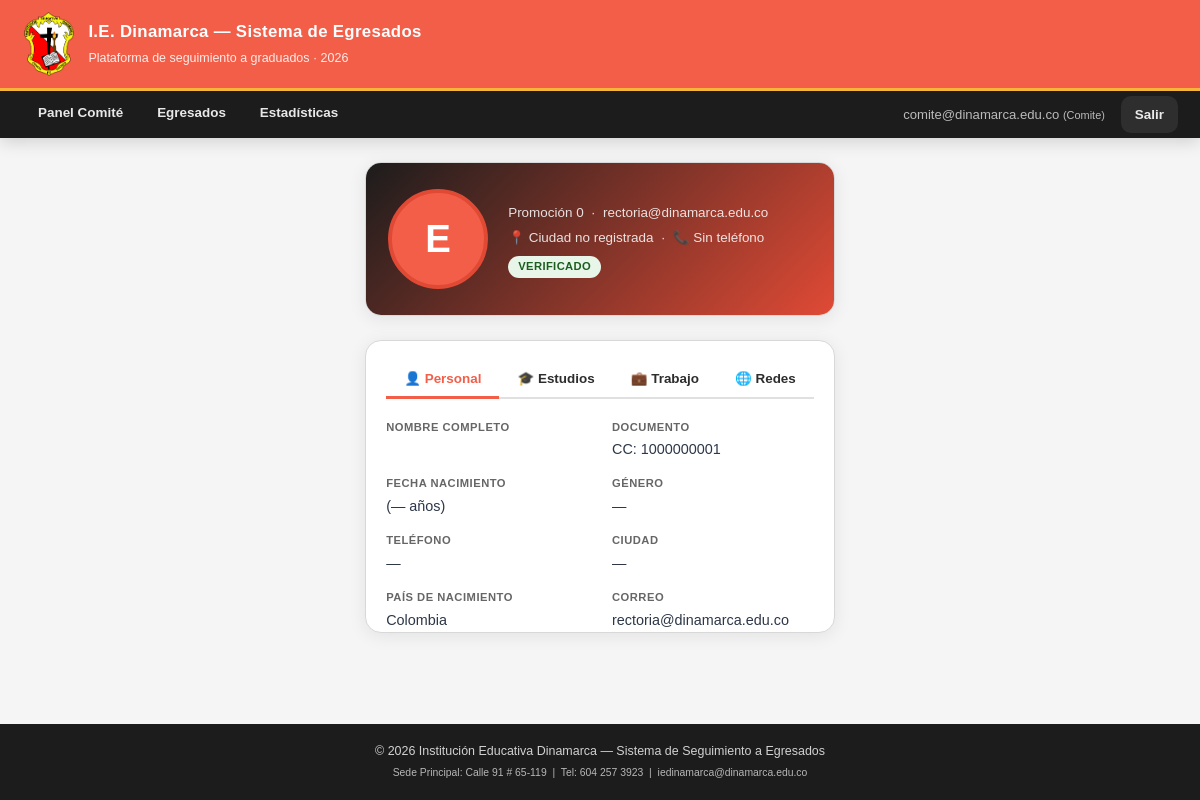
Screenshot of /perfil.php?uid=1 (signed in) with the database file from the repository.
### tables this page shows
CREATE TABLE perfiles (
  id               INT AUTO_INCREMENT PRIMARY KEY,
  usuario_id       INT NOT NULL UNIQUE,
  foto             VARCHAR(255) DEFAULT NULL,
  tipo_documento   ENUM('CC','TI','CE','PA','NIT') DEFAULT 'CC',
  genero           ENUM('Masculino','Femenino','Otro','Prefiero no decir') DEFAULT NULL,
  telefono         VARCHAR(20)  DEFAULT NULL,
  ciudad           VARCHAR(100) DEFAULT NULL,
  pais_nacimiento  VARCHAR(100) DEFAULT 'Colombia',
  direccion        VARCHAR(250) DEFAULT NULL,
  logros           TEXT         DEFAULT NULL,
  updated_at       TIMESTAMP DEFAULT CURRENT_TIMESTAMP ON UPDATE CURRENT_TIMESTAMP,
  FOREIGN KEY (usuario_id) REFERENCES usuarios(id) ON DELETE CASCADE
);

CREATE TABLE usuarios (
  id          INT AUTO_INCREMENT PRIMARY KEY,
  documento   VARCHAR(20)  NOT NULL UNIQUE,
  email       VARCHAR(150) NOT NULL UNIQUE,
  password    VARCHAR(255) NOT NULL,
  rol         ENUM('egresado','comite','rectoria') NOT NULL DEFAULT 'egresado',
  estado      ENUM('pendiente','verificado','destacado','inactivo') NOT NULL DEFAULT 'pendiente',
  created_at  TIMESTAMP DEFAULT CURRENT_TIMESTAMP,
  last_login  TIMESTAMP NULL,
  token_reset VARCHAR(100) NULL,
  token_exp   TIMESTAMP NULL
);

### config/funciones.php (called while the page is built, shortened)
<?php
function limpiar(string $valor): string {
    return htmlspecialchars(trim($valor), ENT_QUOTES, 'UTF-8');
}
function usuarioActual(): array {
    $db = getDB();
    $stmt = $db->prepare("
        SELECT u.*, p.foto, p.genero, p.telefono, p.ciudad,
               eb.nombres, eb.apellidos, eb.anno_graduacion
        FROM usuarios u
        LEFT JOIN perfiles p ON p.usuario_id = u.id
        LEFT JOIN egresados_base eb ON eb.documento = u.documento
        WHERE u.id = ?
    ");
    $stmt->execute([$_SESSION['usuario_id']]);
    return $stmt->fetch() ?: [];
}

### perfil.php (the view, shortened to what this page needs)
<?php
require_once BASE_DIR . 'config/funciones.php';
$db  = getDB();
$uid = (int)$_SESSION['usuario_id'];
$ver_uid    = $uid;
if (in_array($_SESSION['rol'], ['rectoria','comite']) && isset($_GET['uid'])) {
    $ver_uid = (int)$_GET['uid'];
}
$solo_lectura = ($ver_uid !== $uid);
$tab = $_GET['tab'] ?? 'personal';
$stmt = $db->prepare("
    SELECT u.*, p.*,
           eb.nombres, eb.apellidos, eb.anno_graduacion, eb.fecha_nacimiento
    FROM usuarios u
    LEFT JOIN perfiles p        ON p.usuario_id = u.id
    LEFT JOIN egresados_base eb ON eb.documento  = u.documento
    WHERE u.id = ?
");
$stmt->execute([$ver_uid]);
$user = $stmt->fetch();
$edad = !empty($user['fecha_nacimiento']) ? calcularEdad($user['fecha_nacimiento']) : '—';
$nav_activo    = 'perfil';
require_once BASE_DIR . 'includes/header.php';
?>
<main class="eg-main ancho">
  <div class="card mb-3">
    <div class="perfil-cabecera">
      <?php if (!empty($user['foto'])): ?>
        <img src="<?= BASE_URL ?>uploads/fotos/<?= limpiar($user['foto']) ?>" alt="Foto" class="foto-perfil">
      <?php else: ?>
        <div class="foto-placeholder"><?= strtoupper(substr($user['nombres']??'E',0,1)) ?></div>
      <?php endif; ?>
      <div class="info-nombre">
        <p>Promoción <?= (int)$user['anno_graduacion'] ?> &nbsp;·&nbsp; <?= limpiar($user['email']) ?></p>
        <p>📍 <?= limpiar($user['ciudad'] ?: 'Ciudad no registrada') ?> &nbsp;·&nbsp; 📞 <?= limpiar($user['telefono'] ?: 'Sin teléfono') ?></p>
        <span class="badge badge-<?= $user['estado'] ?>"><?= ucfirst($user['estado']) ?></span>
      </div>
    </div>
  </div>
  <div class="card">
    <div class="card-body" style="padding-bottom:0">
      <div class="tabs" data-tabs>
        <button class="tab-btn <?= $tab==='personal' ?'activo':'' ?>" data-tab="tab-personal">👤 Personal</button>
        <button class="tab-btn <?= $tab==='estudio'  ?'activo':'' ?>" data-tab="tab-estudio">🎓 Estudios</button>
        <button class="tab-btn <?= $tab==='trabajo'  ?'activo':'' ?>" data-tab="tab-trabajo">💼 Trabajo</button>
        <button class="tab-btn <?= $tab==='redes'    ?'activo':'' ?>" data-tab="tab-redes">🌐 Redes</button>
      </div>
      <div id="tab-personal" class="tab-panel <?= $tab==='personal'?'activo':'' ?>">
        <?php if (!$solo_lectura): ?>
        <form method="POST" action="" enctype="multipart/form-data">
          <input type="hidden" name="csrf_token" value="<?= csrfToken() ?>">
          <input type="hidden" name="accion"     value="personal">
          <p class="seccion-titulo">Foto de Perfil</p>
          <div class="form-grupo">
            <label class="upload-zona" for="foto-input">
              <input type="file" id="foto-input" name="foto" accept="image/jpeg,image/png,image/webp">
              📷 Haz clic para seleccionar foto (JPG, PNG, WEBP · máx. 3 MB)
              <?php if (!empty($user['foto'])): ?><br><small class="texto-azul">Foto actual cargada ✔</small><?php endif; ?>
            </label>
          </div>
          <p class="seccion-titulo">Datos Básicos</p>
          <div class="form-fila">
            <div class="form-grupo"><label>Nombres</label><input class="form-control readonly" value="<?= limpiar($user['nombres']) ?>" readonly></div>
            <div class="form-grupo"><label>Apellidos</label><input class="form-control readonly" value="<?= limpiar($user['apellidos']) ?>" readonly></div>
          </div>
          <div class="form-fila">
            <div class="form-grupo">
              <label>Tipo documento</label>
              <select name="tipo_documento" class="form-control">
                <?php foreach(['CC','TI','CE','PA','NIT'] as $td): ?>
                  <option value="<?=$td?>" <?= ($user['tipo_documento']??'')===$td?'selected':'' ?>><?=$td?></option>
                <?php endforeach; ?>
              </select>
            </div>
            <div class="form-grupo"><label>Número de documento</label><input class="form-control readonly" value="<?= limpiar($user['documento']) ?>" readonly></div>
          </div>
          <div class="form-fila">
            <div class="form-grupo"><label>Fecha de nacimiento</label><input class="form-control readonly" value="<?= $user['fecha_nacimiento'] ?>" readonly></div>
            <div class="form-grupo"><label>Edad calculada</label><input class="form-control readonly" value="<?= $edad ?> años" readonly></div>
          </div>
          <div class="form-fila">
            <div class="form-grupo">
              <label>Género</label>
              <select name="genero" class="form-control">
                <option value="">— Seleccione —</option>
                <?php foreach(['Masculino','Femenino','Otro','Prefiero no decir'] as $g): ?>
                  <option value="<?=$g?>" <?= ($user['genero']??'')===$g?'selected':'' ?>><?=$g?></option>
                <?php endforeach; ?>
              </select>
            </div>
            <div class="form-grupo"><label>Teléfono</label><input type="tel" name="telefono" class="form-control" value="<?= limpiar($user['telefono']??'') ?>" placeholder="300 000 0000"></div>
          </div>
          <div class="form-fila">
            <div class="form-grupo"><label>Ciudad de residencia</label><input type="text" name="ciudad" class="form-control" value="<?= limpiar($user['ciudad']??'') ?>" placeholder="Medellín"></div>
            <div class="form-grupo"><label>País de nacimiento</label><input type="text" name="pais_nacimiento" class="form-control" value="<?= limpiar($user['pais_nacimiento']??'Colombia') ?>"></div>
          </div>
          <div class="form-grupo"><label>Dirección</label><input type="text" name="direccion" class="form-control" value="<?= limpiar($user['direccion']??'') ?>" placeholder="Calle, número, barrio"></div>
          <p class="seccion-titulo">Logros Importantes</p>
          <div class="form-grupo">
            <label>Logros, reconocimientos o méritos destacados</label>
            <textarea name="logros" class="form-control" rows="4" placeholder="Describe tus logros más importantes después del colegio..."><?= limpiar($user['logros']??'') ?></textarea>
          </div>
          <button type="submit" class="btn mb-2">💾 Guardar información personal</button>
        </form>
        <?php else: ?>
        <div class="info-grid mt-2">
          <div class="info-item"><label>Nombre completo</label><p><?= limpiar($user['nombres'].' '.$user['apellidos']) ?></p></div>
          <div class="info-item"><label>Documento</label><p><?= limpiar(($user['tipo_documento']??'CC').': '.$user['documento']) ?></p></div>
          <div class="info-item"><label>Fecha Nacimiento</label><p><?= $user['fecha_nacimiento'] ?> (<?= $edad ?> años)</p></div>
          <div class="info-item"><label>Género</label><p><?= limpiar($user['genero']?:'—') ?></p></div>
          <div class="info-item"><label>Teléfono</label><p><?= limpiar($user['telefono']?:'—') ?></p></div>
          <div class="info-item"><label>Ciudad</label><p><?= limpiar($user['ciudad']?:'—') ?></p></div>
          <div class="info-item"><label>País de nacimiento</label><p><?= limpiar($user['pais_nacimiento']?:'—') ?></p></div>
          <div class="info-item"><label>Correo</label><p><?= limpiar($user['email']) ?></p></div>
        </div>
        <?php endif; ?>
      </div>
    </div>
  </div>
</main>
<?php require_once BASE_DIR . 'includes/footer.php'; ?>

### includes/header.php (shortened to what this page needs)
<?php
$nav_activo    = $nav_activo    ?? '';
$usuario_actual = function_exists('usuarioActual') ? usuarioActual() : [];
$rol            = $usuario_actual['rol'] ?? '';
$nombres        = $usuario_actual['nombres'] ?? ($usuario_actual['email'] ?? '');
function navLink(string $href, string $label, string $activo, string $clave): string {
    $cls = ($activo === $clave) ? ' activo' : '';
    return '<a href="' . BASE_URL . $href . '" class="' . $cls . '">' . $label . '</a>';
}
?>
<!DOCTYPE html>
<html lang="es">
<head>
  <link rel="stylesheet" href="<?= BASE_URL ?>css/egresados.css">
</head>
<body>
<header class="eg-header">
  <div class="eg-header-top">
    <img src="<?= BASE_URL ?>imagenes/escudoAnimacion-unscreen.gif"
         alt="Escudo I.E. Dinamarca" class="logo"
         onerror="this.style.display='none'">
    <div class="titulo-bloque">
      <h1>I.E. Dinamarca — Sistema de Egresados</h1>
      <p>Plataforma de seguimiento a graduados · <?= date('Y') ?></p>
    </div>
  </div>
  <nav class="eg-nav">
    <?php if (!empty($usuario_actual)): ?>
      <?php if ($rol === 'egresado'): ?>
        <?= navLink('dashboard.php',        ' Inicio',      $nav_activo, 'inicio') ?>
        <?= navLink('perfil.php',           ' Mi Perfil',   $nav_activo, 'perfil') ?>
        <?= navLink('perfil.php?tab=estudio',' Estudios',   $nav_activo, 'estudios') ?>
        <?= navLink('perfil.php?tab=trabajo',' Trabajo',    $nav_activo, 'trabajo') ?>
      <?php elseif ($rol === 'comite'): ?>
        <?= navLink('comite/index.php',       ' Panel Comité',    $nav_activo, 'inicio') ?>
        <?= navLink('comite/egresados.php',   ' Egresados',       $nav_activo, 'egresados') ?>
        <?= navLink('comite/estadisticas.php',' Estadísticas',    $nav_activo, 'estadisticas') ?>
      <?php endif; ?>
      <div class="nav-derecha">
        <span style="color:rgba(255,255,255,.7);font-size:.82rem;padding:8px 8px;">
           <?= htmlspecialchars($nombres) ?>
          <small>(<?= ucfirst($rol) ?>)</small>
        </span>
        <a href="<?= BASE_URL ?>logout.php"> Salir</a>
      </div>
    <?php else: ?>
      <a href="<?= BASE_URL ?>index.php">Iniciar sesión</a>
      <a href="<?= BASE_URL ?>registro.php">Registrarse</a>
    <?php endif; ?>
  </nav>
</header>

### css/egresados.css (style rules this page uses)
:root { --az: #F35E48; --az2: #1C1C1C; --az3: #E04A35; --ac: #f6b53a; --ac2: #ffd55b; --ve: #2e7d32; --ve2: #1b5e20; --ro: #c62828; --ro2: #b71c1c; --lila: #3949ab; --gb: #f5f5f5; --gb2: #e0e0e0; --gt: #2d2d2d; --gt2: #666666; --blanco: #ffffff; --sh: 0 3px 18px rgba(0,0,0,.08); --sh2: 0 8px 24px rgba(0,0,0,.12); --r: 10px; --rl: 16px; --fnt: 'Trebuchet MS', Tahoma, Geneva, Verdana, sans-serif; }
*, *::before, *::after { box-sizing: border-box; margin: 0; padding: 0; }
body { font-family: var(--fnt); background: var(--gb); color: #1f2937; font-size: 14px; line-height: 1.6; min-height: 100vh; display: flex; flex-direction: column; }
a { color: var(--az3); text-decoration: none; }
img { max-width: 100%; height: auto; }
textarea, input, select, button { font-family: var(--fnt); }
.eg-header { background: var(--az); color: var(--blanco); box-shadow: 0 4px 16px rgba(0,0,0,.15); flex-shrink: 0; }
.eg-header-top { display: flex; align-items: center; gap: 14px; padding: 12px 24px; border-bottom: 3px solid var(--ac); }
.eg-header-top img.logo { height: 64px; width: auto; flex-shrink: 0; }
.eg-header-top .titulo-bloque h1 { font-size: 1.05rem; font-weight: 700; letter-spacing: .02em; }
.eg-header-top .titulo-bloque p { font-size: .78rem; opacity: .88; margin-top: 4px; }
.eg-nav { background: var(--az2); padding: 0 22px; display: flex; align-items: center; gap: 2px; flex-wrap: wrap; }
.eg-nav a { color: rgba(255,255,255,.9); padding: 11px 16px; font-size: .84rem; font-weight: 600; border-bottom: 3px solid transparent; transition: all .2s; display: inline-block; white-space: nowrap; }
.eg-nav .nav-derecha { margin-left: auto; display: flex; align-items: center; gap: 8px; }
.eg-nav .nav-derecha a { background: rgba(255,255,255,.08); border-radius: var(--r); padding: 8px 14px; border-bottom: none; }
.eg-main { max-width: 1160px; margin: 24px auto; padding: 0 18px 40px; flex: 1; }
.eg-main.ancho { max-width: 1160px; }
.card { background: var(--blanco); border-radius: var(--rl); box-shadow: var(--sh); border: 1px solid #d8d8d8; overflow: hidden; margin-bottom: 18px; }
.card:last-child { margin-bottom: 0; }
.card-body { padding: 20px; }
.badge { display: inline-block; padding: 2px 10px; border-radius: 20px; font-size: .7rem; font-weight: 700; text-transform: uppercase; letter-spacing: .4px; white-space: nowrap; }
.badge-verificado { background: #e8f5e9; color: var(--ve2); }
.foto-placeholder { width: 100px; height: 100px; border-radius: 50%; background: var(--az); color: var(--blanco); display: flex; align-items: center; justify-content: center; font-size: 2.4rem; font-weight: 800; border: 4px solid var(--az3); flex-shrink: 0; }
.perfil-cabecera { background: linear-gradient(135deg, var(--az2) 0%, var(--az3) 100%); color: var(--blanco); padding: 26px 22px; display: flex; align-items: center; gap: 20px; }
.perfil-cabecera .info-nombre p { opacity: .85; font-size: .84rem; margin-top: 3px; }
.perfil-cabecera .info-nombre .badge { margin-top: 8px; display: inline-block; }
.info-grid { display: grid; grid-template-columns: 1fr 1fr; gap: 14px 24px; }
.info-item label { font-size: .7rem; font-weight: 700; color: var(--gt2); text-transform: uppercase; letter-spacing: .5px; display: block; }
.info-item p { font-size: .9rem; color: #2d3748; margin-top: 2px; }
.tabs { display: flex; border-bottom: 2px solid var(--gb2); margin-bottom: 20px; flex-wrap: wrap; }
.tab-btn { padding: 10px 18px; font-size: .84rem; font-weight: 600; cursor: pointer; border: none; background: none; color: var(--gt); border-bottom: 3px solid transparent; margin-bottom: -2px; transition: all .2s; font-family: var(--fnt); white-space: nowrap; }
.tab-btn.activo { color: var(--az); border-bottom-color: var(--az); }
.tab-panel { display: none; }
.tab-panel.activo { display: block; }
.mt-2 { margin-top: 16px; }
.mb-3 { margin-bottom: 24px; }

### rows the page displays
perfiles: usuario.email "comite@dinamarca.edu.co", usuario.rol "Comite"
perfiles: usuario.email "rectoria@dinamarca.edu.co", ciudad "Ciudad no registrada", telefono "Sin teléfono", usuario.estado "VERIFICADO", tipo_documento.documento "CC: 1000000001", genero "—", telefono "—", ciudad "—", pais_nacimiento "Colombia"

### other values shown
$label "Panel Comité Egresados Estadísticas"
substr($user['nombres']??'E',0,1) "E"
$user['anno_graduacion'] "0"
$edad "—"
